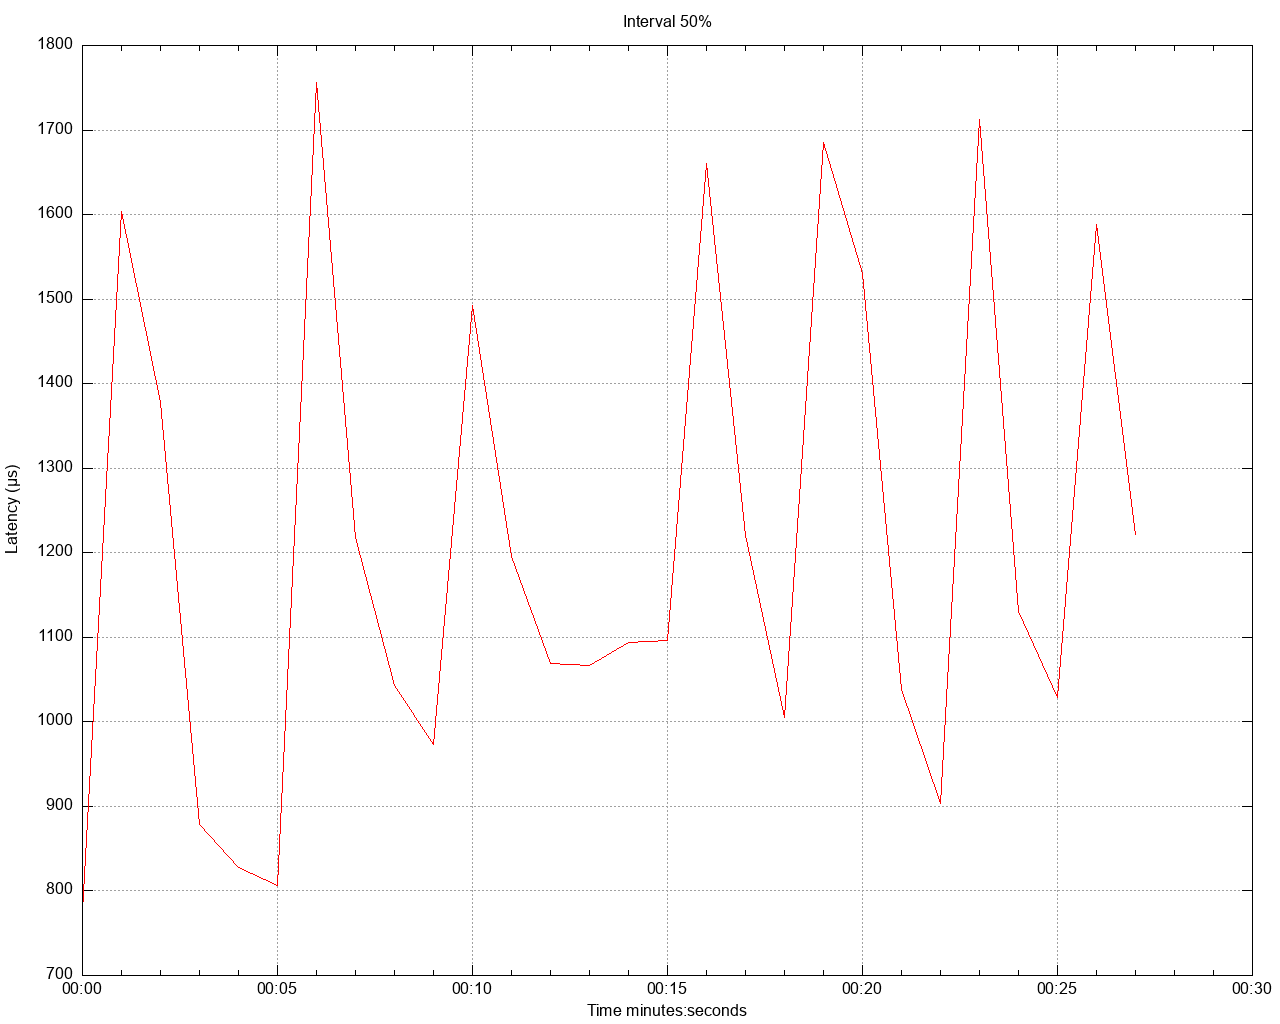

The gnuplot source for this figure:
set title 'Interval 50%' noenhanced
set style data lines
set datafile separator ","
set terminal png size 1280,1024
set grid
set key below
set xdata time
set timefmt "%s"
offset = 0
t0(x)=(offset=($0==0) ? x : offset, x - offset)
set xlabel 'Time minutes:seconds'
set ylabel 'Latency (μs)'
set output '/Users/gbarnett/git/hazelcast-simulator/atomiclong-3node-member/atomicreference/latency/latency_interval_50_eightKbWrite.png'
plot \
   '/Users/gbarnett/git/hazelcast-simulator/atomiclong-3node-member/atomicreference/data/latency_interval_50_eightKbWrite_1.data' using (t0(timecolumn(1))):2 title "" lt rgb "red", \
